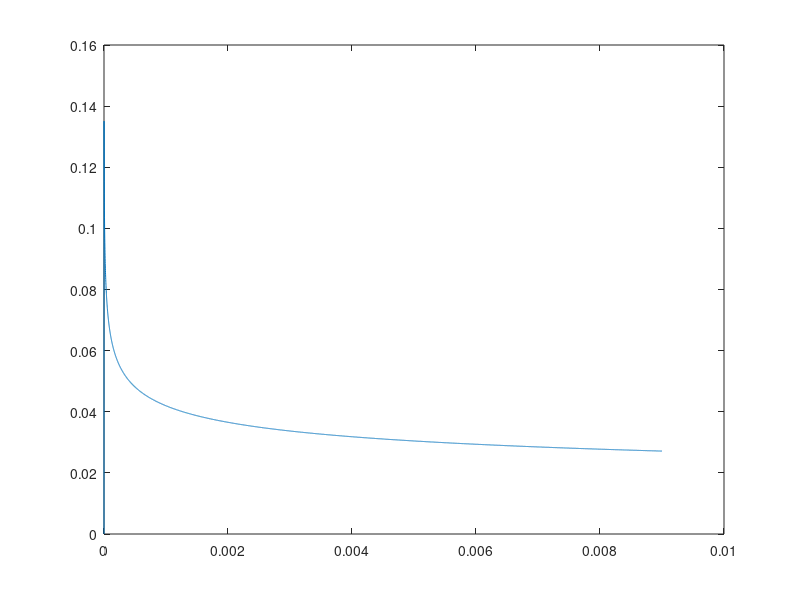
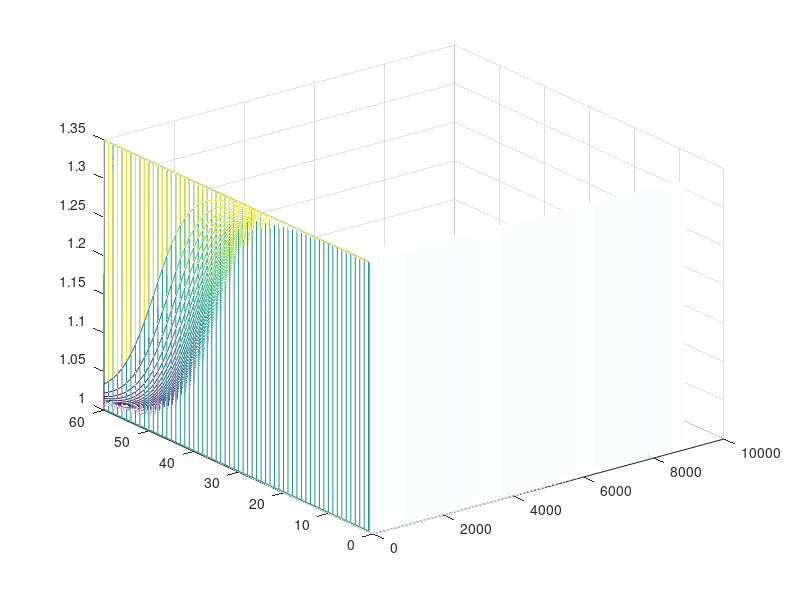
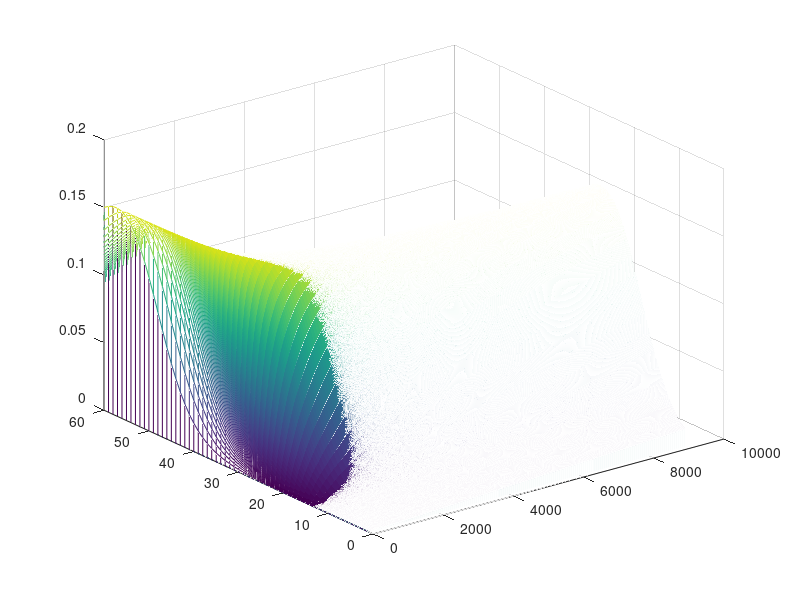
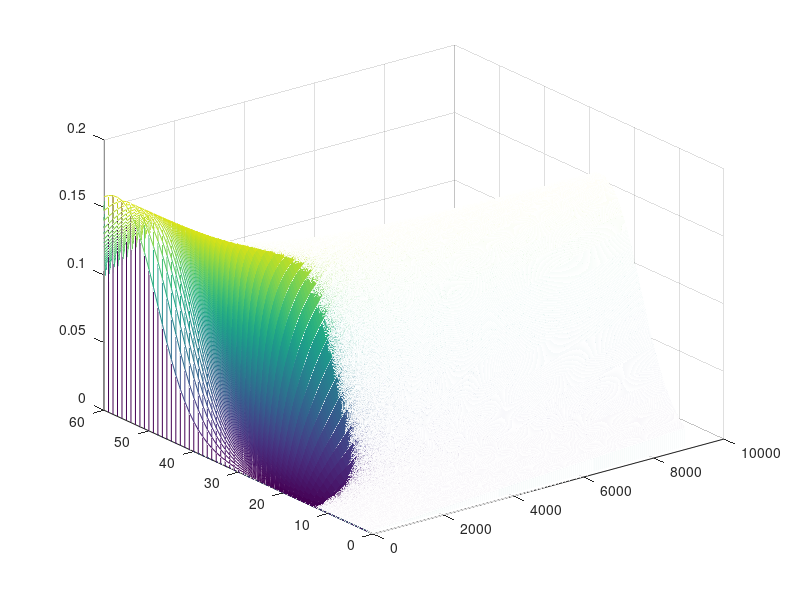

MATLAB code to generate these figures, in order:
% 通量增益由通过次数k的迭代函数表示，
% 损耗由通过谐振器或反射镜阵列的单程传输表示 T = exp(-l)，
% 损耗系数l包括输出耦合损耗以及来自散射，吸收和反射的内部损耗。
% 初始能量密度取为J_0 = 10^{-3}J_s；但是，该结果对该值并不敏感，因为直到最后几遍都几乎没有提取能量。
T = 0.95; % 0.95 高传输值
% 饱和通量 saturaion fluence J_s
Js = 0.9;
% 小信号增益 small-signal gain G(z)
G = 1.35;
% no recovery p=1, fully recovery p=0.5
p = 1; 
% 增益系数 g_k = lnG_k
g = log(G);
%
x = 0:0.000001:Js/100;
Jii = x;
GG = [];
Jk = [];
Kk = [];
gk = [];
for i = 1:60
%    Ji(find(Ji<th)) = 0;
%     y0(i) = Ji(1);
%     if (Ji < 0)
%          Ji = 0;
%     end
    %Ji(find(Ji<0)) = 0;
    G = exp(g);
    Ji = Jii;
    k = log(G.* (exp(Ji/Js) - 1)+1);
    Jii = T*Js*k;
    g = g - p * (Jii/T - Ji) / Js;
    G = exp(g);
    GG = cat(1,GG,G);
    Jk = cat(1,Jk,Jii/Js);
    Kk = cat(1,Kk,k);
    gk = cat(1,gk,g./0.3);
end

plot(x,Jii)
figure(2)
[lenX,lenY] = size(GG);
[X,Y]=meshgrid(1:lenY,1:lenX);
meshz(X, Y, GG)
figure(3)
meshz(X,Y, Jk);
figure(4) 
meshz(X,Y, Kk);
figure(5)  
meshz(X,Y, gk);
% figure(2)
% i = 1:30;
% plot(i,y0)
% myfunc = inline('beta(4)./(beta(1)+beta(2).*exp(-beta(3).*x+2))','beta','x');
% beta0 = [0.2,30,1,1]';%待定系数的预估值
% beta = nlinfit(x,Ji,myfunc,beta0);% 
% % beta(2) = 1;
% 
% y = beta(4)./(beta(1)+beta(2).*exp(-beta(3).*x+2));
% hold on
% plot(x,y)